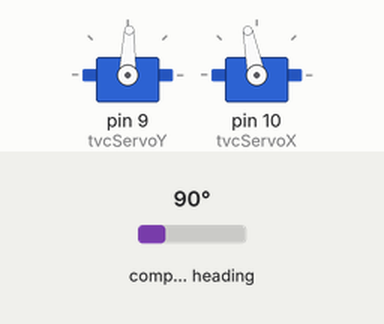
Bench run of a sketch on a simulated Arduino Uno, built with avr-gcc and run on an emulated ATmega328P. On the bench: 2 × servo. Inputs (shaded band) come from the test bench; at power-on: compass heading 90°. What the sketch prints to the serial monitor is not drawn.

Above: at 1.1 s.
Timing chart, 0 to 2.6 s (numbered marks = the images above):
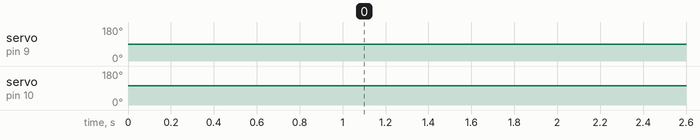

The sketch:

First_PID.ino
```cpp
#include <Wire.h>
#include <Adafruit_BNO055.h>
#include <Servo.h>
#include <math.h>
#include "PID.h"

// IMU and Servo setup
Adafruit_BNO055 bno = Adafruit_BNO055(55);
Servo tvcServoY;
Servo tvcServoX;

// Target roll/pitch (upright)
float targetRoll = 90.0f;
float targetPitch = 0.0f;

//Setting up the PID Controllers
PID PIDy = PID(0.35f, 0.05f, 0.4f, 50.0f, targetRoll);
PID PIDx = PID(0.35f, 0.05f, 0.4f, 50.0f, targetPitch);

//Middle Position of X and Y Servo
const int X_SERVO_MIDDLE = 102;
const int Y_SERVO_MIDDLE = 88;

// Convert quaternion to Euler angles
void quaternionToEuler(float w, float x, float y, float z, float &yaw, float &pitch, float &roll) {
  float sinr_cosp = 2 * (w * x + y * z);
  float cosr_cosp = 1 - 2 * (x * x + y * y);
  roll = atan2(sinr_cosp, cosr_cosp);

  float sinp = 2 * (w * y - z * x);
  pitch = fabs(sinp) >= 1 ? copysign(M_PI / 2, sinp) : asin(sinp);

  float siny_cosp = 2 * (w * z + x * y);
  float cosy_cosp = 1 - 2 * (y * y + z * z);
  yaw = atan2(siny_cosp, cosy_cosp);

  // Convert to degrees
  pitch *= 180.0 / M_PI;
  yaw *= 180.0 / M_PI;
  roll *= 180.0 / M_PI;
}


double gimbal_to_servo(double a, double b, double c, double gimbal_angle_deg){
  double c_prime = c - abs(gimbal_angle_deg);
  double discriminant = b*b - 4 * a * c_prime;

  if(discriminant < 0){
    Serial.println("No real solution for this gimbal angle.");
    return 0;
  }


  double servo_angle = (-b + sqrt(discriminant)) / (2 * a);
  if(gimbal_angle_deg<0){
    servo_angle *= -1;
  }
  return servo_angle;
}

void setup() {
  Serial.begin(9600);
  bno.begin();
  delay(1000);
  bno.setExtCrystalUse(true);
  tvcServoY.attach(9);
  tvcServoX.attach(10);
  tvcServoX.write(X_SERVO_MIDDLE);
}

void loop() {
  imu::Quaternion quat = bno.getQuat();

  float pitch, roll, yaw;
  quaternionToEuler(quat.w(), quat.x(), quat.y(), quat.z(), yaw, pitch, roll);

  // Compute PID output for pitch/roll
  float pidOutputY = PIDy.update(roll);
  float pidOutputX = PIDx.update(pitch);

  //Convert demanded gimbal angle to servo angle (via CurveFitting)
  float servo_angle_y = gimbal_to_servo(-0.00050, 0.22154, 0.04156, pidOutputY);
  float servo_angle_x = gimbal_to_servo(0.00094, 0.1562, -0.0443, pidOutputX);

  // Map output to servo range (30 degrees in each direction)
  int servoAngleY = constrain(Y_SERVO_MIDDLE + servo_angle_y, 58, 118);
  int servoAngleX = constrain(X_SERVO_MIDDLE - servo_angle_x, 72, 132);

  //Write angle to servos
  tvcServoY.write(servoAngleY);
  tvcServoX.write(servoAngleX);

  // Debug
  Serial.print("Roll:"); Serial.print(roll);
  Serial.print(",PIDy:"); Serial.print(pidOutputY);
  Serial.print(",ServoY:"); Serial.println(servoAngleY);

  Serial.print("Pitch:"); Serial.print(pitch);
  Serial.print(",PIDx:"); Serial.print(pidOutputX);
  Serial.print(",ServoX:"); Serial.println(servoAngleX);
  delay(50);
}
```

PID.cpp
```cpp
/*
 * PID Controller, inspired by https://gist.github.com/bradley219/5373998
 */

#include "PID.h"

PID::PID(float Kp, float Ki, float Kd, float filter, float setpoint) {
  this->Kp = Kp;
  this->Ki = Ki;
  this->Kd = Kd;
  this->filter = filter;
  this->setpoint = setpoint;
}

float PID::update(float input) {
  // Calculate delata time
  currentTime = micros();
  deltaTime = (currentTime - previousTime) / 1000000.0f;

  // Calculate error
  error = setpoint - input;

  // Integral term (with anti-windup clamp)
  errorIntegral += error * deltaTime;
  errorIntegral = constrain(errorIntegral, -maxIntegral, maxIntegral);

  // Derivative term (filtered)
  rawDerivative = (error - errorLastCycle) / deltaTime;
  float alpha = filter * deltaTime / (1.0f + filter * deltaTime);
  filteredDerivative = alpha * rawDerivative + (1.0f - alpha) * filteredDerivative;

  // Calculate total output
  output = Kp * error + Ki * errorIntegral + Kd * filteredDerivative;

  // Save current error and time for next cycle
  errorLastCycle = error;
  previousTime = currentTime;

  return output;
}
```

PID.h
```cpp
/*
 * PID-Controller
 *
 * The orientation of the motor mount is calculated with two separate PID-Controllers
 */

#include <Wire.h>
#include <Arduino.h>

class PID {
  public:
    PID(float Kp, float Ki, float Kd, float filter, float setpoint);
    float update(float input);

  private:
    // Proportional gain
    float Kp = 0.0f;
    // Integral gain
    float Ki = 0.0f;
    // Derivative gain
    float Kd = 0.0f;

    // Loop interval time
    float deltaTime = 0.0f;
    float error = 0.0f;
    float setpoint = 0.0f;
    float errorIntegral = 0.0f;
    float rawDerivative = 0.0f;
    float filteredDerivative = 0.0f;
    float errorLastCycle = 0.0f;

    // Some sort of low pass filter on the derivative term
    float filter = 0.0f;

    float output = 0.0f;

    unsigned long currentTime = 0.0;
    unsigned long previousTime = 0.0;

    //Anti-windup clamp
    float maxIntegral = 50.0;
};
```

Measured:
- by itself, servo on pin 9 (tvcServoY): 90° → 88° at 1.0 s
- by itself, servo on pin 10 (tvcServoX): 102° → 101° at 1.0 s
